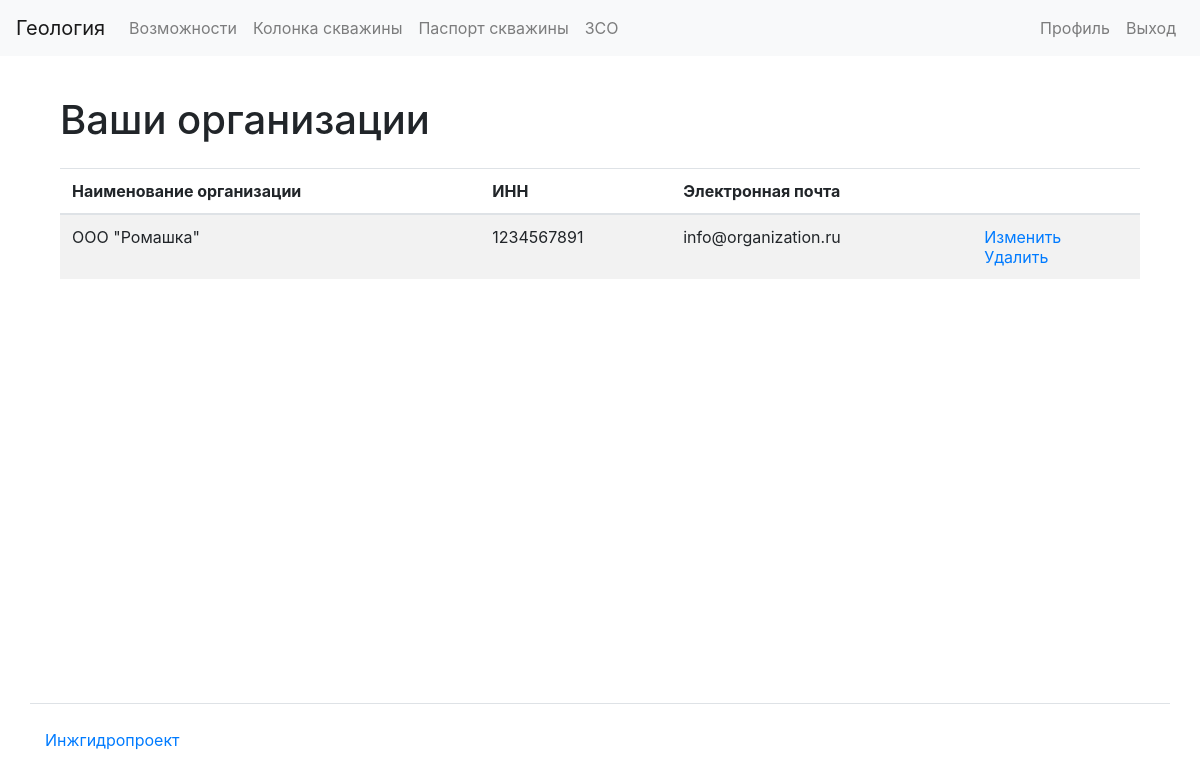
Page /organizations/my/ (signed in) on the earlier database version.
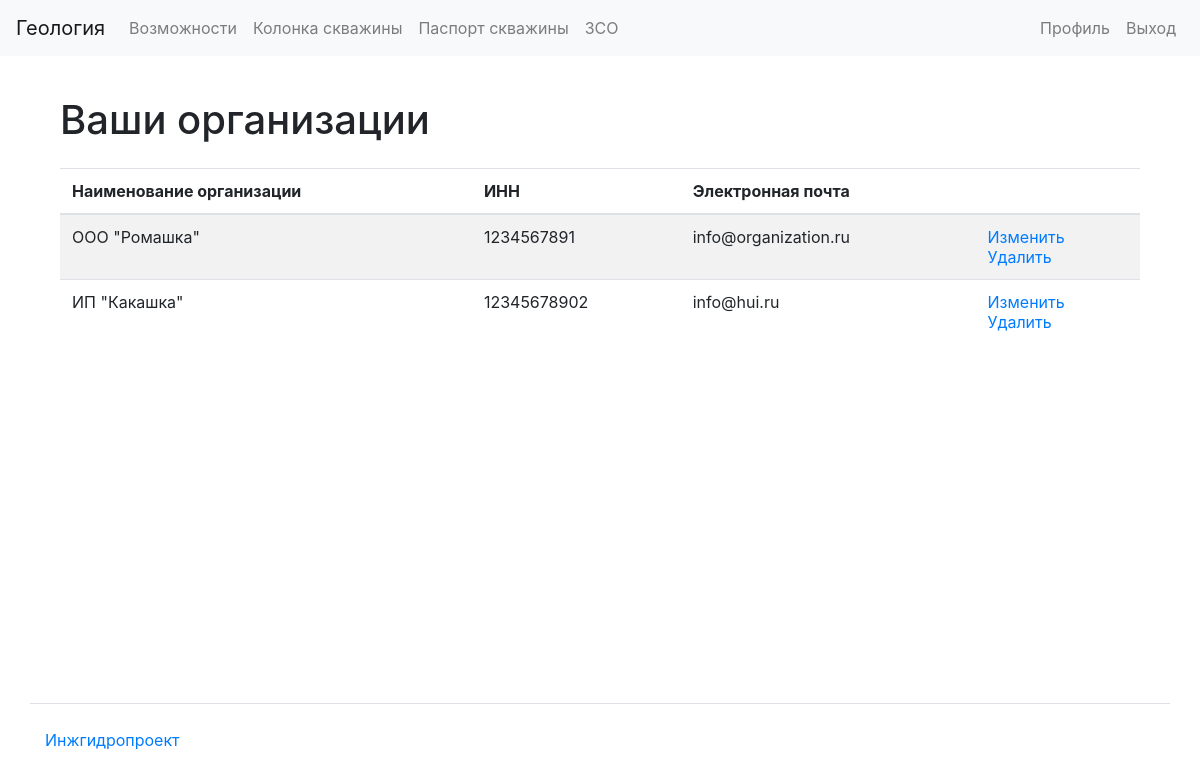
Same page on the later database version.
### apps/organizations/models.py (models this page shows, shortened)
class Organization(models.Model):
    user = models.ForeignKey(
        settings.AUTH_USER_MODEL, related_name="organizations", on_delete=models.CASCADE
    )
    org_name = models.CharField(max_length=100)
    inn = models.CharField(max_length=12)
    address = models.CharField(max_length=200)
    email = models.EmailField()
    phone = models.CharField(max_length=15)
    logo = models.ImageField(upload_to="logos/")

### apps/organizations/views.py (the view)
# urls.py: path("my/", views.MyOrganizationsView.as_view(), name="organizations_mine"),
@method_decorator(login_required, name="dispatch")
class MyOrganizationsView(TemplateView):
    template_name = "organizations/list.html"
    def get(self, request, *args, **kwargs):
        user_organizations = request.user.organizations.all()
        return render(
            request,
            template_name="organizations/list.html",
            context={"organizations": user_organizations, "title": "Organizations"},
        )

### templates/organizations/list.html
{% extends 'base.html' %}
{% load bootstrap4 %}
{% load i18n %}
{% block content %}
<div class="container wrapper flex-grow-1">
    <h1 class="my-4">
{% translate "Ваши организации"%}
    </h1>
<table class="table table-striped">
<thead>
  <tr>
    <th>{% translate "Наименование организации"%}</th>
    <th>{% translate "ИНН"%}</th>
    <th>{% translate "Электронная почта"%}</th>
    <th></th>
  </tr>
</thead>
<tbody>
  {% if organizations %}
{% for organization in organizations %}
    <tr>
      <td>{{ organization.org_name }}</td>
      <td>{{ organization.inn }}</td>
      <td>{{ organization.email }}</td>
      <td>
        <a href="{% url 'organization_update' organization.id %}">{% translate "Изменить"%}</a>
        <br>
        <a href="#">{% translate "Удалить"%}</a>
      </td>
    </tr>
{% endfor %}
{% endif %}
</tbody>
</table>
</div>
{% endblock %}

Differences in the rows shown:
added Organization: org_name "ИП \"Какашка\"", inn "12345678902", email "info@hui.ru"
